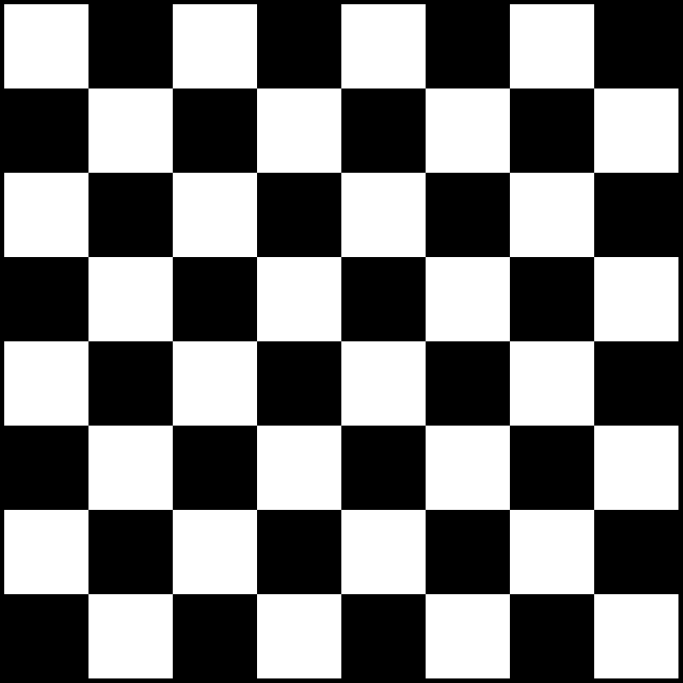
#> input picture Chess_Board.png, 2048 x 2048 px, found by its file name (shown at 1/3 size)
$ python tutorial6.py
#> lines starting #> are read from the running program, lines starting #| are printed output that depends on the picture; after the words box and inside, x2 and y2 are one past the last pixel; in counts of white or black regions, pixels touching at a corner belong together
import numpy as np
import cv2

img = cv2.imread('F:/Learning Coding/OpenCV_tutorial/OpenCV-tutorial-practices/Chess_Board.png')
#> img is the input picture: shape (2048, 2048, 3); min 0, max 255, mean 124.4
img = cv2.resize(img, (0,0), fx=0.35, fy=0.35)
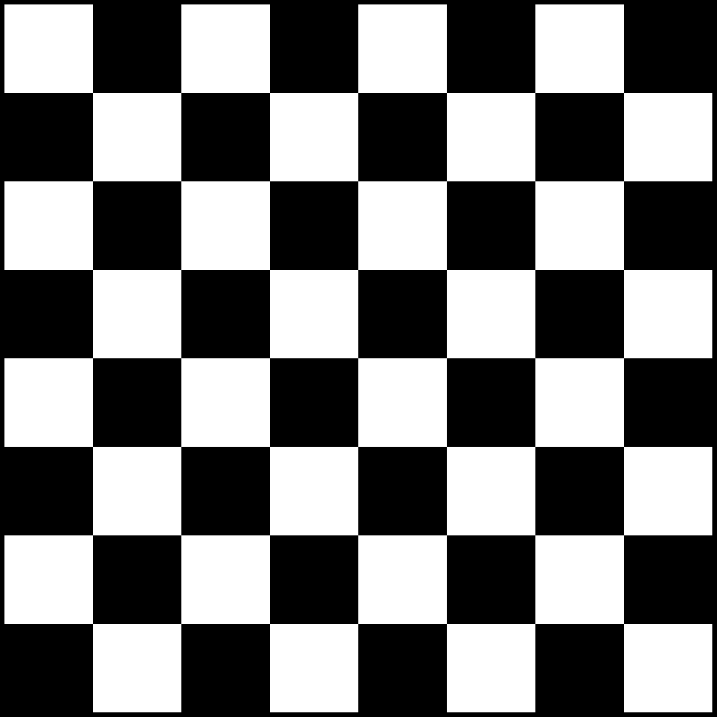
#> img: shape (717, 717, 3); min 0, max 255, mean 124.3
#corner detection works on gray scale images
gray = cv2.cvtColor(img, cv2.COLOR_BGR2GRAY)

corners = cv2.goodFeaturesToTrack(gray, 100, 0.01, 10)
#> corners = 79 rows, first 8: [624, 624], [270, 624], [93, 624], [624, 270], [270, 270], [93, 270], [624, 93], [270, 93]
# (img, Number of corners found, quality of corners found, minimum distance between corners)
corners = np.int0(corners) # type: ignore

for corner in corners:
    x, y = corner.ravel() # type: ignore
    cv2.circle(img, (x, y), 5, (255, 0, 0), -1)
#> this loop made 79 passes
#> (x, y) on passes 1 to 12: (624, 624), (270, 624), (93, 624), (624, 270), (270, 270), (93, 270), (624, 93), (270, 93), (93, 93), (624, 446), (270, 446), (93, 446)
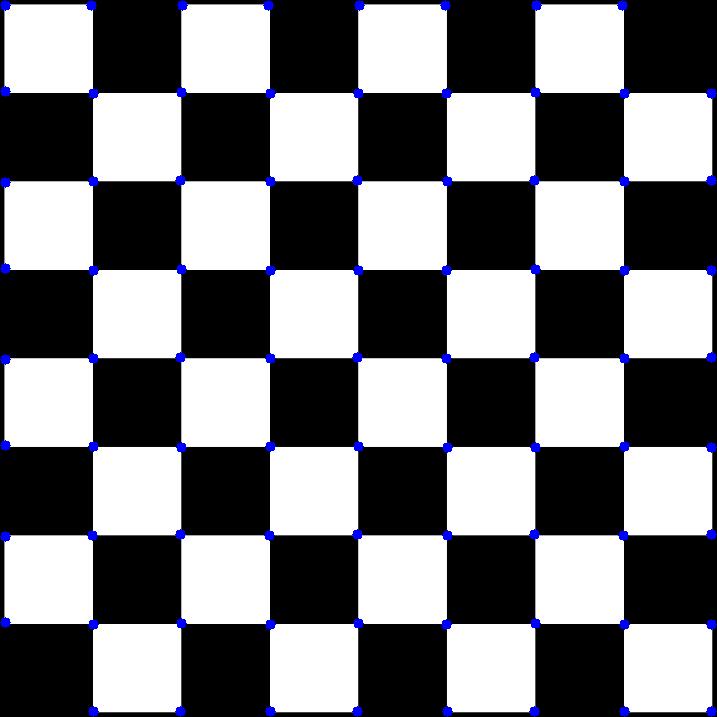
#> img: shape (717, 717, 3); 1.24% of pixels changed, all inside (x1, y1, x2, y2) = (0, 0, 717, 717)

for i in range(len(corners)):
    for j in range(i+1, len(corners)):
        corner1 = tuple(corners[i][0])
        corner2 = tuple(corners[j][0])
        color = tuple(map(lambda x: int(x), np.random.randint(0, 255, size=3)))
        cv2.line(img, corner1, corner2, color, 1)
#> this loop made 79 passes
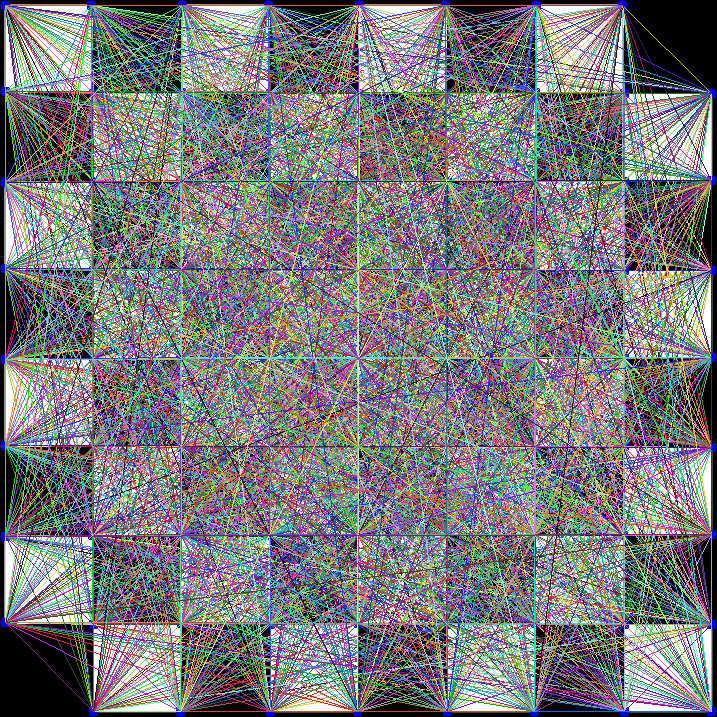
#> img: shape (717, 717, 3); mean B, G, R 124, 121.5, 122.2

cv2.imshow('img', img)

cv2.waitKey(0)
cv2.destroyAllWindows()
